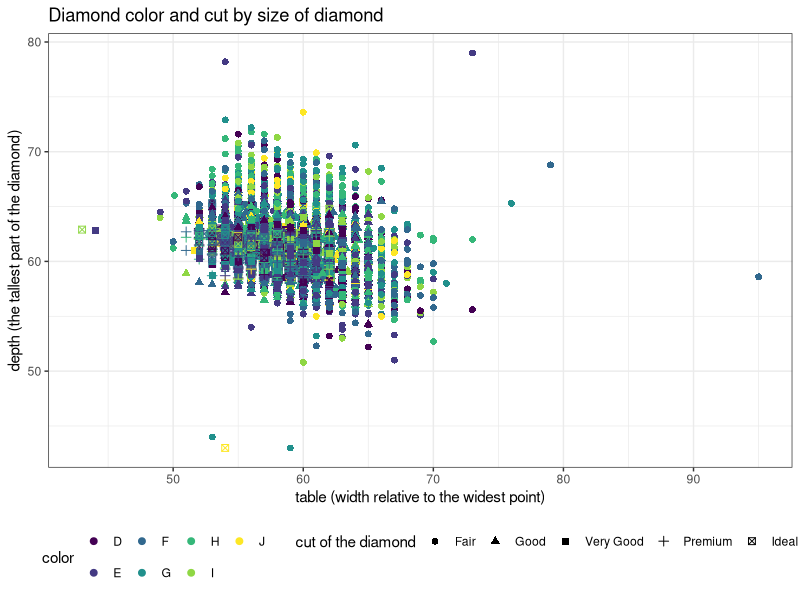

The R source for this figure:
library(ggplot2)
data(diamonds)

View(diamonds)

ggplot(
  data = diamonds,
  mapping = aes(
    x = table,
    y = depth,
    color = color,
    shape = cut,
  )
) +
  geom_point(size = 2) +
  labs(
    x = "table (width relative to the widest point)",
    y = "depth (the tallest part of the diamond)",
    color = "color",
    shape = "cut of the diamond",
    title = "Diamond color and cut by size of diamond"
  ) +
  theme_bw() +
  theme(
    legend.position = "bottom"
  )
